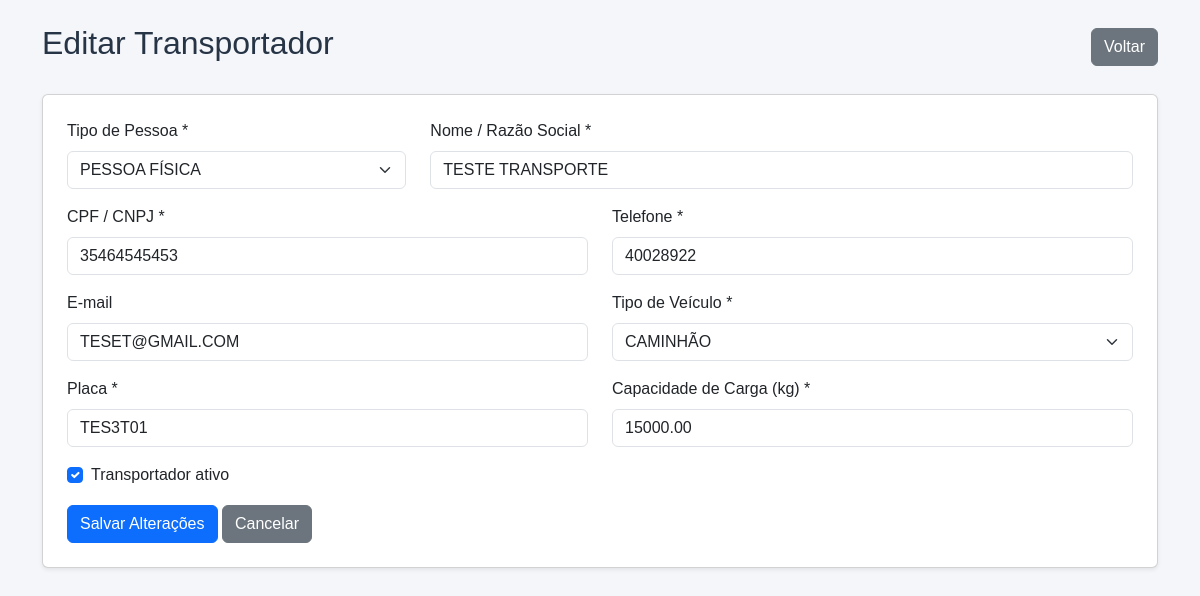
The app's page /transportadores/editar.php?id=1 with its own data.
### tables this page shows
CREATE TABLE `transportadores` (
  `id` int(11) NOT NULL,
  `nome` varchar(150) NOT NULL,
  `tipo` enum('PF','PJ') DEFAULT 'PF',
  `documento` varchar(20) DEFAULT NULL,
  `telefone` varchar(20) DEFAULT NULL,
  `email` varchar(150) DEFAULT NULL,
  `tipo_veiculo` varchar(100) DEFAULT NULL,
  `placa` varchar(10) DEFAULT NULL,
  `capacidade_kg` decimal(10,2) DEFAULT NULL,
  `ativo` tinyint(1) DEFAULT 1,
  `criado_em` timestamp NULL DEFAULT current_timestamp()
);

### transportadores/editar.php (the view, shortened to what this page needs)
<?php
require_once __DIR__ . '/../config/database.php';
function e($valor) {
    return htmlspecialchars((string) $valor, ENT_QUOTES, 'UTF-8');
}
$id = filter_input(INPUT_GET, 'id', FILTER_VALIDATE_INT);
$stmt = $pdo->prepare("SELECT * FROM transportadores WHERE id = ?");
$stmt->execute([$id]);
$transportador = $stmt->fetch();
?>
<!DOCTYPE html>
<html lang="pt-br">
<head>
    <link href="https://cdn.jsdelivr.net/npm/bootstrap@5.3.3/dist/css/bootstrap.min.css" rel="stylesheet">
    <link rel="stylesheet" href="../assets/css/style.css">
</head>
<body>
<div class="container py-4">
    <div class="d-flex justify-content-between align-items-center mb-4">
        <h2>Editar Transportador</h2>
        <a href="index.php" class="btn btn-secondary">
            Voltar
        </a>
    </div>
    <div class="card shadow-sm">
        <div class="card-body p-4">
            <form method="POST">
                <div class="row">
                    <div class="col-md-4 mb-3">
                        <label class="form-label">Tipo de Pessoa *</label>
                        <select name="tipo" class="form-select" required>
                            <option value="PF" <?= $transportador['tipo'] === 'PF' ? 'selected' : '' ?>>
                                Pessoa Física
                            </option>
                        </select>
                    </div>
                    <div class="col-md-8 mb-3">
                        <label class="form-label">Nome / Razão Social *</label>
                        <input type="text" name="nome"
                            class="form-control" required
                            value="<?= e($transportador['nome']) ?>">
                    </div>
                    <div class="col-md-6 mb-3">
                        <label class="form-label">CPF / CNPJ *</label>
                        <input type="text" name="documento"
                            class="form-control"
                            maxlength="14"
                            inputmode="numeric"
                            pattern="[0-9]{11}|[0-9]{14}"
                            oninput="this.value = this.value.replace(/[^0-9]/g, '')"
                            required
                            value="<?= e($transportador['documento']) ?>">
                    </div>
                    <div class="col-md-6 mb-3">
                        <label class="form-label">Telefone *</label>
                        <input type="text" name="telefone"
                            class="form-control" required
                            value="<?= e($transportador['telefone']) ?>">
                    </div>
                    <div class="col-md-6 mb-3">
                        <label class="form-label">E-mail</label>
                        <input type="email" name="email"
                            class="form-control"
                            value="<?= e($transportador['email']) ?>">
                    </div>
                    <div class="col-md-6 mb-3">
                        <label class="form-label">Tipo de Veículo *</label>
                        <select name="tipo_veiculo" class="form-select" required>
                            <?php
                            $veiculos = [
                                'CAMINHÃO',
                                'CARRETA',
                                'VAN',
                                'UTILITÁRIO',
                                'MOTO',
                                'OUTRO'
                            ];
                            ?>
                            <?php foreach ($veiculos as $veiculo): ?>
                                <option value="<?= e($veiculo) ?>"
                                    <?= $transportador['tipo_veiculo'] === $veiculo ? 'selected' : '' ?>>
                                    <?= e($veiculo) ?>
                                </option>
                            <?php endforeach; ?>
                        </select>
                    </div>
                    <div class="col-md-6 mb-3">
                        <label class="form-label">Placa *</label>
                        <input type="text" name="placa"
                            class="form-control" maxlength="8" required
                            value="<?= e($transportador['placa']) ?>">
                    </div>
                    <div class="col-md-6 mb-3">
                        <label class="form-label">Capacidade de Carga (kg) *</label>
                        <input type="number" name="capacidade_kg"
                            class="form-control" min="0.01" step="0.01" required
                            value="<?= e($transportador['capacidade_kg']) ?>">
                    </div>
                    <div class="col-md-12 mb-3">
                        <div class="form-check">
                            <input type="checkbox" name="ativo"
                                class="form-check-input" id="ativo"
                                <?= $transportador['ativo'] ? 'checked' : '' ?>>
                            <label class="form-check-label" for="ativo">
                                Transportador ativo
                            </label>
                        </div>
                    </div>
                </div>
                <button type="submit" class="btn btn-primary">
                    Salvar Alterações
                </button>
                <a href="index.php" class="btn btn-secondary">
                    Cancelar
                </a>
            </form>
        </div>
    </div>
</div>
</body>
</html>

### assets/css/style.css (style rules this page uses)
* { margin: 0; padding: 0; box-sizing: border-box; }
body { background: #f4f6fa; font-family: Arial, Helvetica, sans-serif; color: #263445; }
.form-control, .form-select, textarea { text-transform: uppercase; }

### records on screen
transportadores: tipo "Pessoa Física", nome "TESTE TRANSPORTE", documento "35464545453", telefone "40028922", email "teset@gmail.com", placa "TES3T01", capacidade_kg "15000.00", ativo "☑"

### other values on screen
form field tipo_veiculo "CAMINHÃO"
